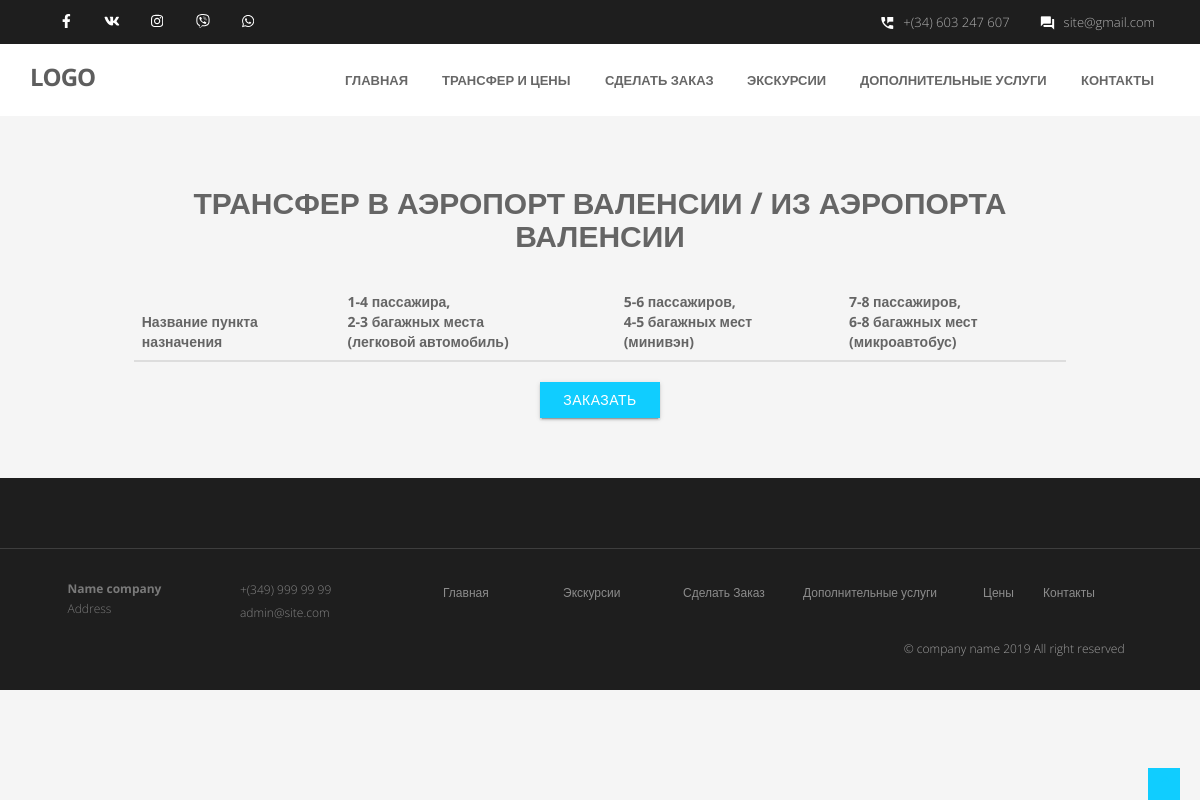
The app's page /price/valencia/, older data.
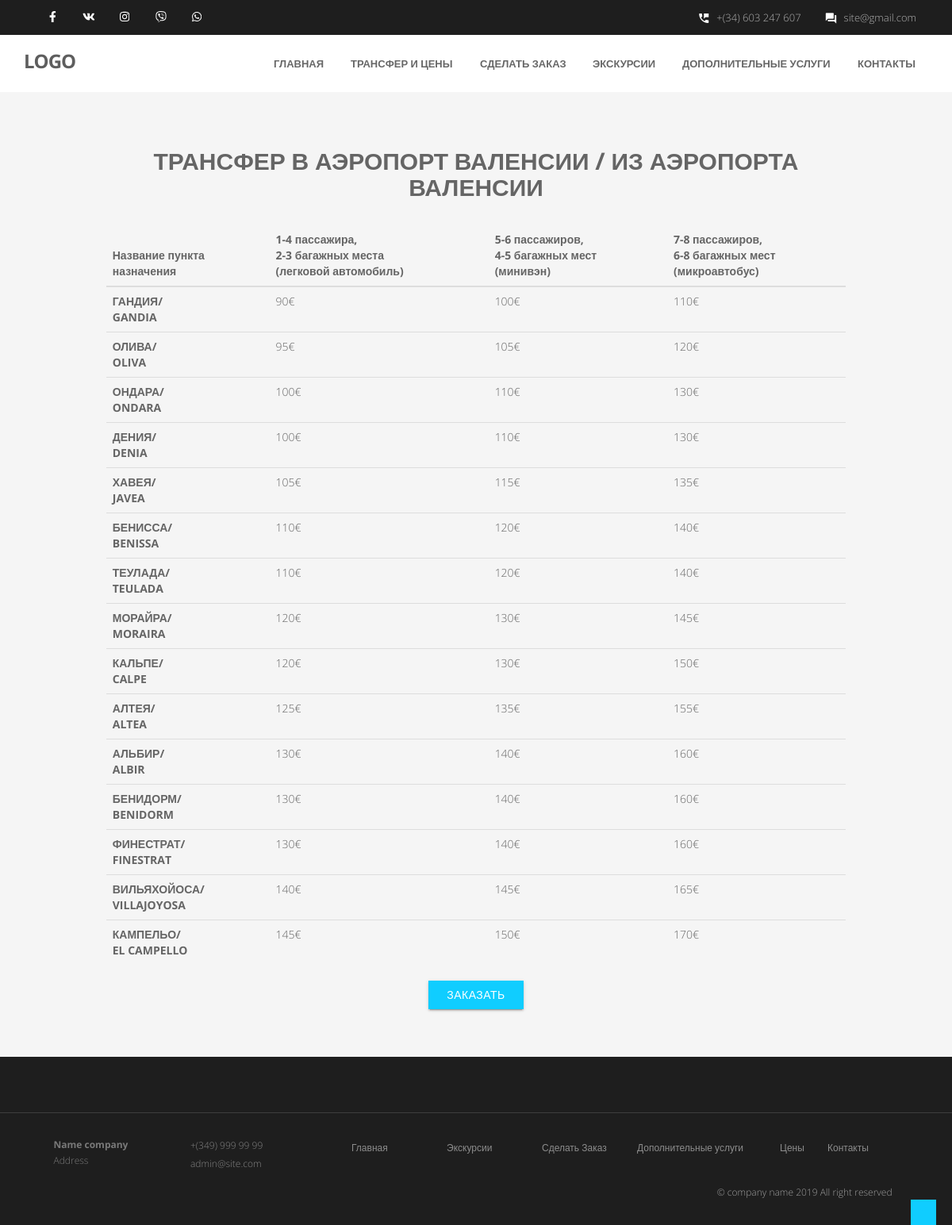
The same page, newer data.
### apps/pricing/models.py (models this page shows, shortened)
class TransferValencia(models.Model):
    name = models.CharField(max_length=20)
    ispanename = models.CharField(max_length=20)
    pricelehkovoy = models.CharField(max_length=5)
    priceminiven = models.CharField(max_length=5)
    pricemikroavto = models.CharField(max_length=5)

### apps/pricing/views.py (the view)
# urls.py: path('valencia/', Valensia.as_view(), name='valencia'),
class Valensia(ListView):
    template_name = 'valensia.html'
    def get_queryset(self):
        pass
    def get_context_data(self, **kwargs):
        context = super().get_context_data(**kwargs)
        context['valensia'] = TransferValencia.objects.filter()
        return context

### apps/pricing/templates/valensia.html (shortened to what the changed rows need)
{% load widget_tweaks %}
<!DOCTYPE html>
<html lang="ru">
<head>
<link rel="stylesheet" href="/static/materialize/css/materialize.min.css" media="screen,projection" />
<link href="/static/css/bootstrap.min.css" rel="stylesheet" />
<link href="/static/css/fancybox/jquery.fancybox.css" rel="stylesheet">
<link href="/static/css/flexslider.css" rel="stylesheet" />
<link href="/static/css/style.css" rel="stylesheet" />
</head>
<body>
<div id="wrapper" class="home-page">
  <section id="content">
        <section id="pricing">
                        <div class="container">
                            <div class="row">
                                    <div class="col-md-10">
                                        <br>
                                        <table  class="table table-hover">
                                                  <thead>
                                                    <tr>
                                                      <th scope="col">Название пункта <br> назначения</th>
                                                      <th scope="col">1-4 пассажира,<br>
                                                            2-3 багажных места <br> (легковой  автомобиль)
                                                        </th>
                                                      <th scope="col">5-6 пассажиров, <br>
                                                        4-5 багажных мест <br> (минивэн)
                                                        </th>
                                                      <th scope="col">7-8 пассажиров,<br>
                                                        6-8 багажных мест <br> (микроавтобус)
                                                      </th>
                                                    </tr>
                                                  </thead>
                                                  <tbody>
                                                  {% for item in valensia %}
                                                    <tr>
                                                      <th scope="row">{{ item.name }}/ <br>
                                                        {{ item.ispanename }}
                                                        </th>
                                                  <td>{{ item.pricelehkovoy }}</td>
                                                  <td>{{ item.priceminiven }}</td>
                                                  <td>{{ item.pricemikroavto }}</td>
                                                </tr>
                                      {% endfor %}
                                     </tbody>
                                    </table>
                                    </div>
                                    </div>
                        </div>
        </section>
  </section>
    </div>
</body>
</html>

Row changes from the older to the newer data that the page shows:
added TransferValencia: name "ГАНДИЯ", ispanename "GANDIA", pricelehkovoy "90€", priceminiven "100€", pricemikroavto "110€"
added TransferValencia: name "ОЛИВА", ispanename "OLIVA", pricelehkovoy "95€", priceminiven "105€", pricemikroavto "120€"
added TransferValencia: name "ОНДАРА", ispanename "ONDARA", pricelehkovoy "100€", priceminiven "110€", pricemikroavto "130€"
added TransferValencia: name "ДЕНИЯ", ispanename "DENIA", pricelehkovoy "100€", priceminiven "110€", pricemikroavto "130€"
added TransferValencia: name "ХАВЕЯ", ispanename "JAVEA", pricelehkovoy "105€", priceminiven "115€", pricemikroavto "135€"
added TransferValencia: name "БЕНИССА", ispanename "BENISSA", pricelehkovoy "110€", priceminiven "120€", pricemikroavto "140€"
added TransferValencia: name "ТЕУЛАДА", ispanename "TEULADA", pricelehkovoy "110€", priceminiven "120€", pricemikroavto "140€"
added TransferValencia: name "МОРАЙРА", ispanename "MORAIRA", pricelehkovoy "120€", priceminiven "130€", pricemikroavto "145€"
added TransferValencia: name "КАЛЬПЕ", ispanename "CALPE", pricelehkovoy "120€", priceminiven "130€", pricemikroavto "150€"
added TransferValencia: name "АЛТЕЯ", ispanename "ALTEA", pricelehkovoy "125€", priceminiven "135€", pricemikroavto "155€"
added TransferValencia: name "АЛЬБИР", ispanename "ALBIR", pricelehkovoy "130€", priceminiven "140€", pricemikroavto "160€"
added TransferValencia: name "БЕНИДОРМ", ispanename "BENIDORM", pricelehkovoy "130€", priceminiven "140€", pricemikroavto "160€"
added TransferValencia: name "ФИНЕСТРАТ", ispanename "FINESTRAT", pricelehkovoy "130€", priceminiven "140€", pricemikroavto "160€"
added TransferValencia: name "ВИЛЬЯХОЙОСА", ispanename "VILLAJOYOSA", pricelehkovoy "140€", priceminiven "145€", pricemikroavto "165€"
added TransferValencia: name "КАМПЕЛЬО", ispanename "EL CAMPELLO", pricelehkovoy "145€", priceminiven "150€", pricemikroavto "170€"
